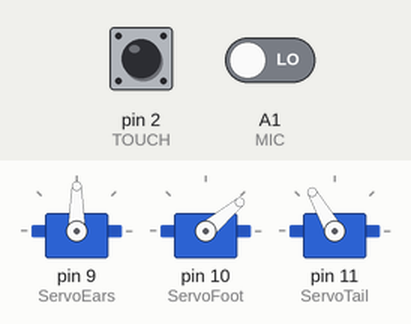
This sketch was run on a simulated Arduino Uno, built with avr-gcc and run on an emulated ATmega328P. Shown: 3 × servo. The test bench sets the inputs (shaded band); at power-on: A1 (MIC) LOW, pin 2 (TOUCH) LOW.

Above: at 1.2 s.
1.3 s: A1 (MIC) driven HIGH
At 4.1 s:
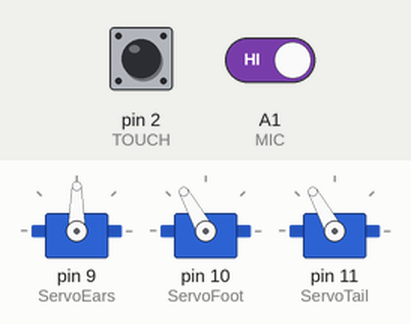
4.3 s: pin 2 (TOUCH) pulled HIGH for 0.15 s
At 5.97 s:
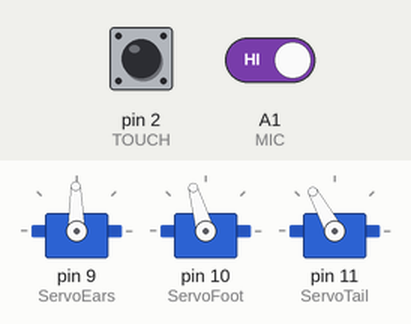
7.3 s: pin 2 (TOUCH) pulled HIGH for 3.2 s
At 11.05 s:
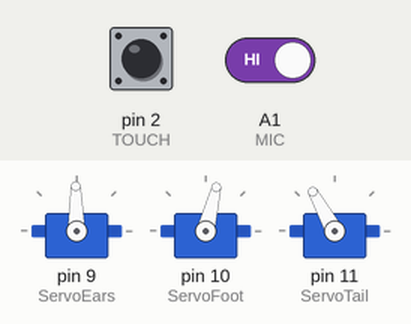
Timing chart, 0 to 15.3 s (numbered marks = the images above; inputs shaded):
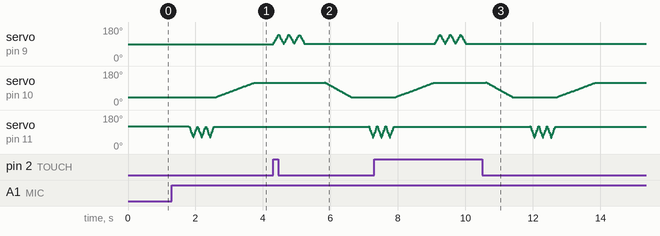

The sketch:

EveE_B.ino
```cpp
// Written By C.J.Park EVEE v 1.0 230111
#include <Servo.h>
#define TOUCH 2
#define MIC A1

Servo ServoEars;  //Down: 90; Up: 140;
Servo ServoFoot;  //Down: 40; Up: 120;
Servo ServoTail;  //Left: 60; Right: 120;

void setup() {
  pinMode(MIC, INPUT);
  pinMode(TOUCH, INPUT);
  ServoEars.attach(9);
  ServoFoot.attach(10);
  ServoTail.attach(11);

  ServoEars.write(90);
  ServoFoot.write(40);
  ServoTail.write(120);
}

void loop() {
  if (digitalRead(MIC) == HIGH) {
    delay(500);

    //Tail
    for (int j = 0; j < 3; j++) {
      for (int i = 120; i > 60; i--) {
        ServoTail.write(i);
        delay(2);
      }
      for (int i = 60; i < 120; i++) {
        ServoTail.write(i);
        delay(2);
      }
    }

    //Foreleg Up
    for (int i = 40; i < 120; i++) {
      ServoFoot.write(i);
      delay(15);
    }

    //Waiting For TOUCH
    while (digitalRead(TOUCH) == LOW) {
    }

    //Ear moving
    for (int j = 0; j < 3; j++) {
      for (int i = 90; i < 140; i++) {
        ServoEars.write(i);
        delay(3);
      }
      for (int i = 140; i > 90; i--) {
        ServoEars.write(i);
        delay(3);
      }
    }

    //Foreleg Down
    delay(600);
    for (int i = 120; i > 40; i--) {
      ServoFoot.write(i);
      delay(10);
    }
  }
}
```
